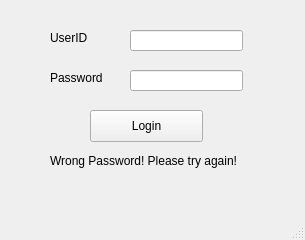
<?xml version="1.0" encoding="UTF-8"?>
<ui version="4.0">
 <class>Login</class>
 <widget class="QMainWindow" name="Login">
  <property name="geometry">
   <rect>
    <x>0</x>
    <y>0</y>
    <width>305</width>
    <height>240</height>
   </rect>
  </property>
  <property name="windowTitle">
   <string>Login</string>
  </property>
  <widget class="QWidget" name="centralwidget">
   <widget class="QPushButton" name="Login_Button">
    <property name="geometry">
     <rect>
      <x>90</x>
      <y>110</y>
      <width>113</width>
      <height>32</height>
     </rect>
    </property>
    <property name="text">
     <string>Login</string>
    </property>
    <property name="shortcut">
     <string>Return</string>
    </property>
   </widget>
   <widget class="QLineEdit" name="lineEdit">
    <property name="geometry">
     <rect>
      <x>130</x>
      <y>30</y>
      <width>113</width>
      <height>21</height>
     </rect>
    </property>
    <property name="text">
     <string/>
    </property>
   </widget>
   <widget class="QLabel" name="label">
    <property name="geometry">
     <rect>
      <x>50</x>
      <y>30</y>
      <width>60</width>
      <height>16</height>
     </rect>
    </property>
    <property name="text">
     <string>UserID</string>
    </property>
   </widget>
   <widget class="QLabel" name="label_2">
    <property name="geometry">
     <rect>
      <x>50</x>
      <y>70</y>
      <width>60</width>
      <height>16</height>
     </rect>
    </property>
    <property name="text">
     <string>Password</string>
    </property>
   </widget>
   <widget class="QLineEdit" name="lineEdit_2">
    <property name="geometry">
     <rect>
      <x>130</x>
      <y>70</y>
      <width>113</width>
      <height>21</height>
     </rect>
    </property>
    <property name="text">
     <string/>
    </property>
   </widget>
   <widget class="QLabel" name="label_3">
    <property name="geometry">
     <rect>
      <x>50</x>
      <y>150</y>
      <width>241</width>
      <height>21</height>
     </rect>
    </property>
    <property name="text">
     <string>Wrong Password! Please try again!</string>
    </property>
   </widget>
  </widget>
  <widget class="QStatusBar" name="statusbar"/>
 </widget>
 <resources/>
 <connections/>
</ui>
